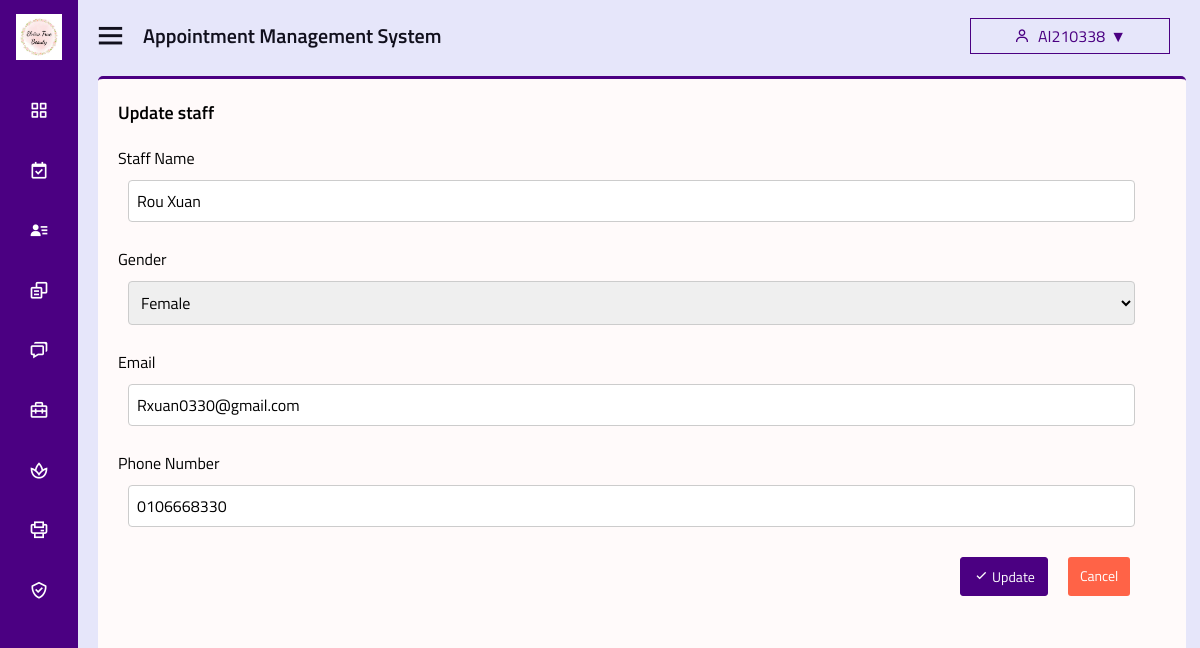
The app's page /admin-view-staff.php?staff_id=3 (signed in) with its own data.
### tables this page shows
CREATE TABLE `user` (
  `user_id` int(11) NOT NULL,
  `username` varchar(255) NOT NULL,
  `email` varchar(255) NOT NULL,
  `gender` enum('male','female','rather not say') NOT NULL,
  `password` varchar(255) NOT NULL,
  `phone_number` varchar(20) DEFAULT NULL,
  `profile_picture` varchar(255) DEFAULT NULL,
  `security_question_id` int(11) DEFAULT NULL,
  `security_answer` varchar(255) DEFAULT NULL,
  `verification_code` varchar(10) DEFAULT NULL,
  `is_verified` tinyint(1) NOT NULL DEFAULT 0,
  `role` enum('admin','staff','customer') NOT NULL DEFAULT 'customer',
  `date_created` timestamp NOT NULL DEFAULT current_timestamp(),
  `date_updated` timestamp NOT NULL DEFAULT current_timestamp() ON UPDATE current_timestamp()
);

### admin-view-staff.php (the view, shortened to what this page needs)
<?php
include 'config.php';
if(isset($_SESSION['user_id'])) {
    $user_id = $_SESSION['user_id'];
    $stmt_user = $pdo->prepare("SELECT * FROM user WHERE user_id = ?");
    $stmt_user->execute([$user_id]);
    $user = $stmt_user->fetch(PDO::FETCH_ASSOC);
    if($user['role'] == 'admin') {
        $admin_name = $user['username'];
    }
} else {
    header("Location: login.php");
    exit();
}
if(isset($_GET['staff_id'])) {
    $staff_id = $_GET['staff_id'];
    $stmt_staff = $pdo->prepare("SELECT * FROM user WHERE user_id = ?");
    $stmt_staff->execute([$staff_id]);
    $staff = $stmt_staff->fetch(PDO::FETCH_ASSOC);
    if($staff) {
        $staffName = $staff['username'];
        $staffGender = $staff['gender'];
        $staffEmail = $staff['email'];
        $staffPhoneNumber = $staff['phone_number'];
    } else {
        header("Location: login.php");
        exit();
    }
} else {
    header("Location: login.php");
    exit();
}
?>
<!DOCTYPE html>
<html lang="en" dir="ltr">
<head>
    <link rel="stylesheet" href="css/style.css">
    <link rel="stylesheet" href="https://cdnjs.cloudflare.com/ajax/libs/font-awesome/5.15.4/css/all.min.css" />
    <link href='https://unpkg.com/boxicons@2.0.7/css/boxicons.min.css' rel='stylesheet'>
</head>
<body>
<div class="sidebar close">
      <div class="logo-details">
        <img src="favicon/favicon.ico" alt="logo">
      </div>
      <ul class="nav-links">
      <li>
          <a href="admin-dashboard.php">
            <i class='bx bx-grid-alt' ></i>
          </a>
        </li>
        <li>
          <a href="admin-appointment.php">
            <i class='bx bx-calendar-check'></i>
          </a>
        </li>
        <li  class="<?php echo basename($_SERVER['PHP_SELF']) == 'admin-customer.php' ? 'active' : ''; ?>">
          <a href="admin-customer.php">
            <i class='bx bxs-user-detail' ></i>
          </a>
        </li>
        <li>
          <a href="admin-login.php">
            <i class='bx bx-copy-alt' ></i>
          </a>
        </li>
        <li>
          <a href="admin-message.php">
            <i class='bx bx-chat' ></i>
          </a>
        </li>
        <li>
          <a href="admin-staff.php">
            <i class='bx bx-briefcase-alt-2'></i>
          </a>
        </li>
        <li>
          <a href="admin-service.php">
            <i class='bx bx-spa'></i>
          </a>
        </li>
        <li>
          <a href="admin-report.php">
            <i class='bx bx-printer bx-flip-vertical' ></i>
          </a>
        </li>
        <li>
          <a href="admin-role.php">
            <i class='bx bx-check-shield' ></i>
          </a>
        </li>
      </div>
  <section class="home-section">
    <div class="home-content">
      <i class='bx bx-menu' ></i>
      <span class="text">Appointment Management System</span>
      <div class="user-dropdown">
        <button class="user-dropdown-btn">
        <i class="bx bx-user"></i> <?php echo isset($admin_name) ? $admin_name : ''; ?>
        </button>
      </div>
    </div>
    <div class="content">
      <div class="content-header">
        <h3 class="content-title">Update staff</h3>
      </div>
    <div class="staff-form-container">
      <form id="staffForm" class="staff-form" action="admin-update-staff.php" method="post">
        <div class="form-group">
            <label for="staffName">Staff Name</label>
            <input type="text" id="staffName" name="staffName" class="staff-input" placeholder="Please enter the name of the staff" value="<?php echo isset($staffName) ? $staffName : ''; ?>" required>
        </div>
        <div class="form-group">
            <label for="staffGender">Gender</label>
            <select id="staffGender" name="staffGender" class="staff-select" required>
                <option value="female" <?php echo ($staffGender == 'female') ? 'selected' : ''; ?>>Female</option>
            </select>
        </div>
        <div class="form-group">
            <label for="staffEmail">Email</label>
            <input type="email" id="staffEmail" name="staffEmail" class="staff-input" placeholder="Please enter the email of the staff" value="<?php echo isset($staffEmail) ? $staffEmail : ''; ?>" required>
        </div>
        <div class="form-group">
            <label for="staffPhoneNumber">Phone Number</label>
            <input type="text" id="staffPhoneNumber" name="staffPhoneNumber" class="staff-input" placeholder="Please enter the phone number of the staff" value="<?php echo isset($staffPhoneNumber) ? $staffPhoneNumber : ''; ?>" required>
        </div>
        <div class="admin-new-app-btn-container" style="width: calc(100%);">
            <button type="submit" class="admin-new-app-btn-submit btn btn-flat btn-primary"><i class='bx bx-check'></i> Update</button>
            <a href="admin-staff.php" class="admin-new-app-btn-cancel btn btn-flat btn-danger">Cancel</a>
        </div>
      </form>
  </div>
</div>
</section>
</body>
</html>

### css/style.css (style rules this page uses)
* { margin: 0; padding: 0; box-sizing: border-box; font-family: 'Titillium Web'; font-size: 16px; }
.sidebar { position: fixed; top: 0; left: 0; height: 100%; width: 320px; background: indigo; z-index: 100; transition: all 0.5s ease; }
.sidebar.close { width: 78px; }
.sidebar .logo-details { height: 60px; width: 100%; display: flex; align-items: center; margin-bottom: 20px; }
.sidebar.close .logo-details img { padding-left: 16px; padding-top: 14px; width:80%; }
.sidebar.close .logo-details img { display: block; }
.sidebar .logo-details img { display: none; }
.sidebar .nav-links { height: 100%; overflow: auto; }
.sidebar.close .nav-links { overflow: visible; }
.sidebar .nav-links li { position: relative; list-style: none; transition: all 0.4s ease; }
.sidebar .nav-links li i { height: 60px; min-width: 78px; text-align: center; line-height: 60px; color: #fff; font-size: 20px; cursor: pointer; transition: all 0.3s ease; }
.sidebar .nav-links li a { display: flex; align-items: center; text-decoration: none; }
.content { width: 97%; background-color: snow; height: 93%; margin-top: 16px; margin-left: 20px; border-top: 3px solid indigo; border-radius: 5px; }
.content-header { padding-top: 20px; margin-bottom: 0; display: flex; justify-content: space-between; align-items: center; padding-left: 20px; padding-right: 20px; }
.content-title { font-size: 18px; font-weight: 600; }
.btn { display: inline-block; padding: 8px 16px; font-size: 14px; text-align: center; text-decoration: none; cursor: pointer; }
.btn-primary { color: lavender; background-color: indigo; border: 1px solid indigo; }
.home-section { position: relative; background: lavender; height: 1000vh; left: 320px; width: calc(100% - 320px); transition: all 0.5s ease; }
.sidebar.close ~ .home-section { left: 78px; width: calc(100% - 78px); }
.home-section .home-content { height: 60px; display: flex; align-items: center; padding-top: 10px; }
.home-section .home-content .bx-menu, .home-section .home-content .text { color: #11101d; font-size: 35px; }
.home-section .home-content .bx-menu { margin: 0 15px; cursor: pointer; }
.home-section .home-content .text { font-size: 20px; font-weight: 600; }
.user-dropdown { position: absolute; display: inline-block; top: 24px; right: 0; margin-left: 800px; margin-right: 30px; }
.user-dropdown-btn { background-color: lavender; color: indigo; padding: 5px 15px; border: 1px solid indigo; cursor: pointer; font-size: 16px; display: flex; align-items: center; margin-top: -6px; width: 200px; justify-content: center; white-space: nowrap; overflow: hidden; text-overflow: ellipsis; }
.user-dropdown-btn i { margin-right: 8px; }
.user-dropdown-btn::after { content: '\25BC'; margin-left: 5px; }
.admin-new-app-btn-submit, .admin-new-app-btn-cancel { display: inline-block; padding: 8px 12px; text-decoration: none; color: #FFF; border-radius: 3px; cursor: pointer; transition: background-color 0.3s; margin-left: 5px; margin-right: 15px; }
.admin-new-app-btn-container { display: flex; justify-content: flex-end; margin-top: 20px; margin-right: 40px; }
.admin-new-app-btn-cancel { background-color: #FF6347; }
.staff-form-container { margin: 20px; text-align: center; display: flex; flex-direction: column; }
.staff-form { width: 98%; }
.staff-form .form-group { margin-bottom: 15px; }
.staff-form label { display: block; margin-bottom: 5px; text-align: left; }
.staff-input, .staff-select { width: calc(100% - 20px); padding: 8px; box-sizing: border-box; border: 1px solid #ccc; border-radius: 4px; margin-top: 5px; margin-bottom: 10px; }

### records on screen
user: username "AI210338"
user: staffName "Rou Xuan", staffGender "Female", staffEmail "Rxuan0330@gmail.com", staffPhoneNumber "0106668330"
